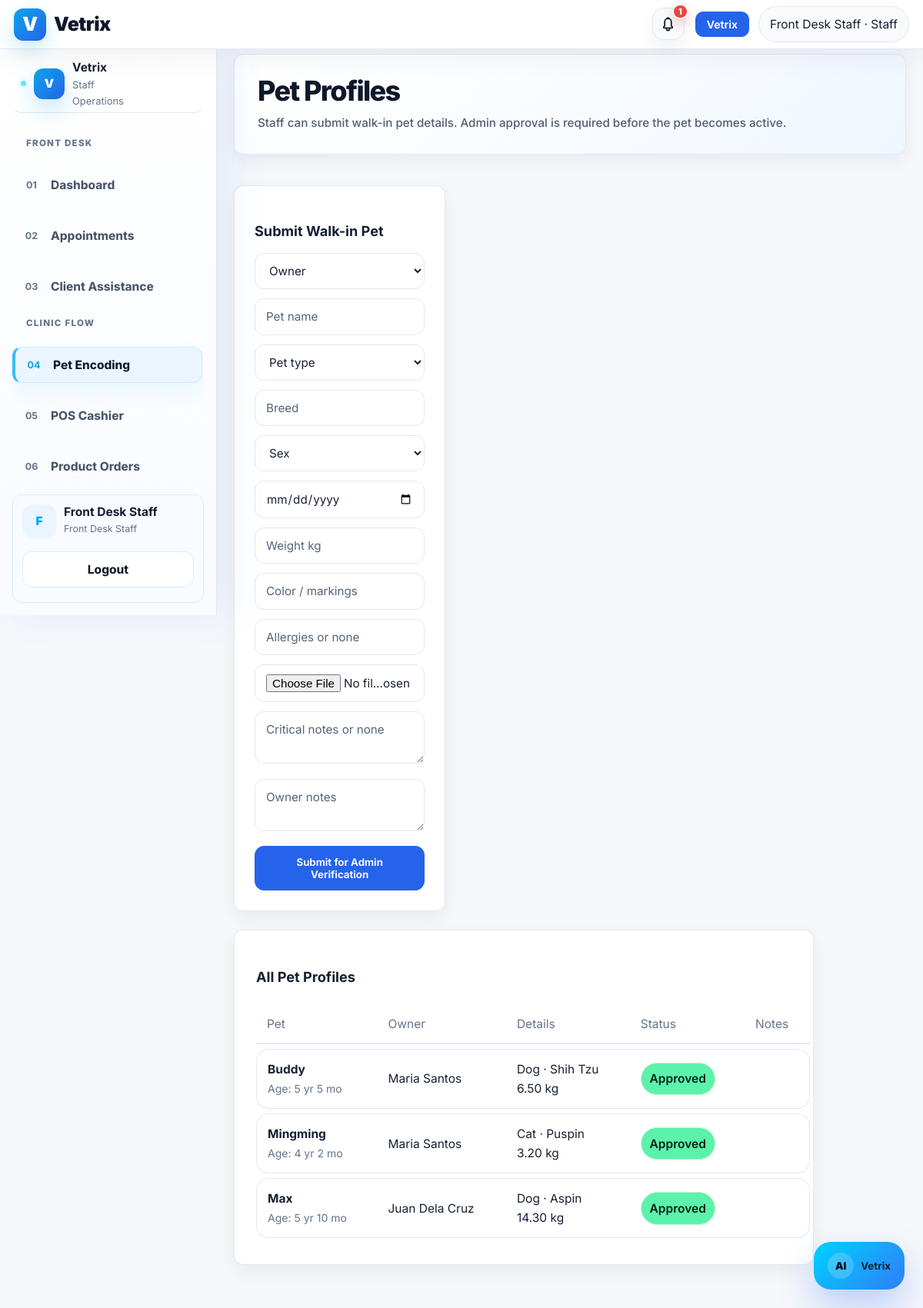
/staff/pets.php (signed in), run on the app's committed database.
### tables this page shows
CREATE TABLE pets (
    id INT AUTO_INCREMENT PRIMARY KEY,
    owner_id INT NOT NULL,
    name VARCHAR(100) NOT NULL,
    species VARCHAR(50),
    breed VARCHAR(80),
    sex VARCHAR(20),
    birth_date DATE,
    weight DECIMAL(6,2),
    color VARCHAR(50),
    allergies TEXT,
    critical_notes TEXT,
    notes TEXT,
    pet_photo VARCHAR(255) NULL,
    verification_status ENUM('pending','approved','rejected','in_person_confirmation') DEFAULT 'pending',
    verification_notes TEXT NULL,
    verified_by INT NULL,
    verified_at TIMESTAMP NULL DEFAULT NULL,
    last_updated_by INT NULL,
    created_at TIMESTAMP DEFAULT CURRENT_TIMESTAMP,
    updated_at TIMESTAMP NULL DEFAULT NULL,
    FOREIGN KEY (owner_id) REFERENCES users(id) ON DELETE CASCADE
);

CREATE TABLE users (
    id INT AUTO_INCREMENT PRIMARY KEY,
    full_name VARCHAR(120) NOT NULL,
    email VARCHAR(120) UNIQUE NOT NULL,
    phone VARCHAR(30),
    emergency_contact VARCHAR(120),
    address VARCHAR(255),
    password VARCHAR(255) NOT NULL,
    role ENUM('admin','veterinarian','staff','client') NOT NULL DEFAULT 'client',
    account_source ENUM('self_registered','admin_created','system_seed') DEFAULT 'self_registered',
    created_by INT NULL,
    status ENUM('pending','approved','active','inactive','rejected') NOT NULL DEFAULT 'pending',
    approved_by INT NULL,
    approved_at DATETIME NULL,
    rejected_at DATETIME NULL,
    otp_verified_at DATETIME NULL,
    created_at TIMESTAMP DEFAULT CURRENT_TIMESTAMP
);

### staff/pets.php (the view, shortened to what this page needs)
<?php
require_once "../config/database.php";
require_once "../includes/functions.php";
$title="Pets"; include "../includes/header.php"; include "../includes/navbar.php"; ?>
<div class="layout"><?php include "../includes/staff_sidebar.php"; ?><main class="content">
<section class="hero staff-light-hero admin-hero-banner mb-4"><h1>Pet Profiles</h1><p>Staff can submit walk-in pet details. Admin approval is required before the pet becomes active.</p></section>
<div class="row">
<div class="col-lg-4"><div class="soft-card"><h3>Submit Walk-in Pet</h3><form method="POST" enctype="multipart/form-data">
<select class="form-select mb-2" name="owner_id" required><option value="">Owner</option></select>
<input class="form-control mb-2" name="name" placeholder="Pet name" required>
<select class="form-select mb-2" name="species" required><option value="">Pet type</option><option>Dog</option><option>Cat</option><option>Rabbit</option><option>Bird</option><option>Other</option></select>
<input class="form-control mb-2" name="breed" placeholder="Breed" required>
<select class="form-select mb-2" name="sex" required><option value="">Sex</option><option>Male</option><option>Female</option><option>Unknown</option></select>
<input class="form-control mb-2" type="date" name="birth_date" required>
<input class="form-control mb-2" type="number" step="0.01" min="0" name="weight" placeholder="Weight kg" required>
<input class="form-control mb-2" name="color" placeholder="Color / markings" required>
<input class="form-control mb-2" name="allergies" placeholder="Allergies or none" required>
<input class="form-control mb-2" type="file" name="pet_photo" accept="image/jpeg,image/png,image/webp" required>
<textarea class="form-control mb-2" name="critical_notes" placeholder="Critical notes or none" required></textarea>
<textarea class="form-control mb-3" name="notes" placeholder="Owner notes" required></textarea>
<button class="btn btn-primary w-100">Submit for Admin Verification</button></form></div></div>
<div class="col-lg-8"><div class="table-card"><h3>All Pet Profiles</h3><table class="table align-middle"><tr><th>Pet</th><th>Owner</th><th>Details</th><th>Status</th><th>Notes</th></tr>
<?php $rows=$conn->query("SELECT p.*,u.full_name FROM pets p JOIN users u ON p.owner_id=u.id ORDER BY FIELD(p.verification_status,'pending','in_person_confirmation','rejected','approved'), p.created_at DESC"); while($r=$rows->fetch_assoc()): ?>
<tr><td><?php if(!empty($r['pet_photo'])): ?><img src="<?=app_url(e($r['pet_photo']))?>" style="width:62px;height:62px;object-fit:cover;border-radius:14px;display:block;margin-bottom:6px;"><?php endif; ?><b><?=e($r['name'])?></b><br><span class="small text-muted">Age: <?=e(pet_age($r['birth_date']))?></span></td><td><?=e($r['full_name'])?></td><td><?=e($r['species'])?> · <?=e($r['breed'])?><br><?=e($r['weight'])?> kg</td><td><?=badge($r['verification_status'])?></td><td><?=e($r['verification_notes'])?></td></tr>
<?php endwhile;?></table></div></div>
</div></main></div><?php include "../includes/footer.php"; ?>

### includes/functions.php (shortened to what this page needs)
<?php
function e($value) {
    return htmlspecialchars($value ?? '', ENT_QUOTES, 'UTF-8');
}
function badge($status) {
    $status = strtolower($status ?? '');
    $map = [
        'pending' => 'warning', 'approved' => 'success', 'completed' => 'primary',
        'cancelled' => 'danger', 'active' => 'success', 'inactive' => 'secondary',
        'read' => 'secondary', 'unread' => 'info', 'rejected' => 'danger',
        'in_person_confirmation' => 'info'
    ];
    $class = $map[$status] ?? 'secondary';
    return "<span class='badge text-bg-$class'>" . e(ucfirst($status)) . "</span>";
}
function pet_age($birth_date) {
    $dob = new DateTime($birth_date);
    $now = new DateTime();
    $diff = $now->diff($dob);
    return $diff->y . ' yr ' . $diff->m . ' mo';
}
?>

### data on the page
pets: name "Buddy", birth_date "5 yr 5 mo", owner.full_name "Maria Santos", species "Dog", breed "Shih Tzu", weight "6.50", verification_status "Approved"
pets: name "Mingming", birth_date "4 yr 2 mo", owner.full_name "Maria Santos", species "Cat", breed "Puspin", weight "3.20", verification_status "Approved"
pets: name "Max", birth_date "5 yr 10 mo", owner.full_name "Juan Dela Cruz", species "Dog", breed "Aspin", weight "14.30", verification_status "Approved"

### other printed values
$notifLabel "1"
$_SESSION['full_name'] "Front Desk Staff"
$navRole "Staff"
$section "FRONT DESK"
$link[0] "01"
$link[1] "Dashboard"
$link[0] "02"
$link[1] "Appointments"
$link[0] "03"
$link[1] "Client Assistance"
$section "CLINIC FLOW"
$link[0] "04"
$link[1] "Pet Encoding"
$link[0] "05"
$link[1] "POS Cashier"
